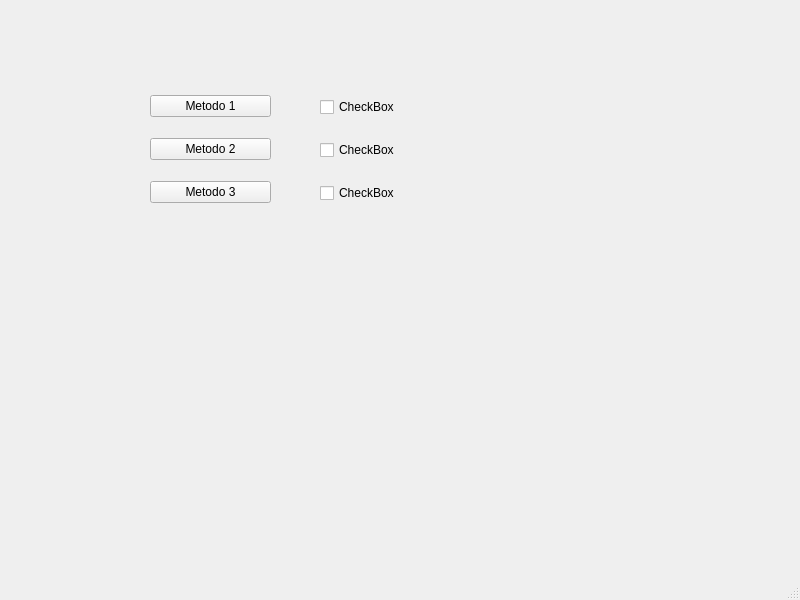
<?xml version="1.0" encoding="UTF-8"?>
<ui version="4.0">
 <class>MainWindow</class>
 <widget class="QMainWindow" name="MainWindow">
  <property name="geometry">
   <rect>
    <x>0</x>
    <y>0</y>
    <width>800</width>
    <height>600</height>
   </rect>
  </property>
  <property name="windowTitle">
   <string>MainWindow</string>
  </property>
  <widget class="QWidget" name="centralwidget">
   <widget class="QWidget" name="">
    <property name="geometry">
     <rect>
      <x>320</x>
      <y>80</y>
      <width>101</width>
      <height>141</height>
     </rect>
    </property>
    <layout class="QVBoxLayout" name="verticalLayout">
     <item>
      <widget class="QCheckBox" name="checkBox_1">
       <property name="text">
        <string>CheckBox</string>
       </property>
      </widget>
     </item>
     <item>
      <widget class="QCheckBox" name="checkBox_2">
       <property name="text">
        <string>CheckBox</string>
       </property>
      </widget>
     </item>
     <item>
      <widget class="QCheckBox" name="checkBox_3">
       <property name="text">
        <string>CheckBox</string>
       </property>
      </widget>
     </item>
    </layout>
   </widget>
   <widget class="QWidget" name="">
    <property name="geometry">
     <rect>
      <x>150</x>
      <y>80</y>
      <width>121</width>
      <height>141</height>
     </rect>
    </property>
    <layout class="QVBoxLayout" name="verticalLayout_2">
     <item>
      <widget class="QPushButton" name="pushButton">
       <property name="text">
        <string>Metodo 1</string>
       </property>
      </widget>
     </item>
     <item>
      <widget class="QPushButton" name="pushButton_2">
       <property name="text">
        <string>Metodo 2</string>
       </property>
      </widget>
     </item>
     <item>
      <widget class="QPushButton" name="pushButton_3">
       <property name="text">
        <string>Metodo 3</string>
       </property>
      </widget>
     </item>
    </layout>
   </widget>
  </widget>
  <widget class="QMenuBar" name="menubar">
   <property name="geometry">
    <rect>
     <x>0</x>
     <y>0</y>
     <width>800</width>
     <height>21</height>
    </rect>
   </property>
  </widget>
  <widget class="QStatusBar" name="statusbar"/>
 </widget>
 <resources/>
 <connections/>
</ui>
